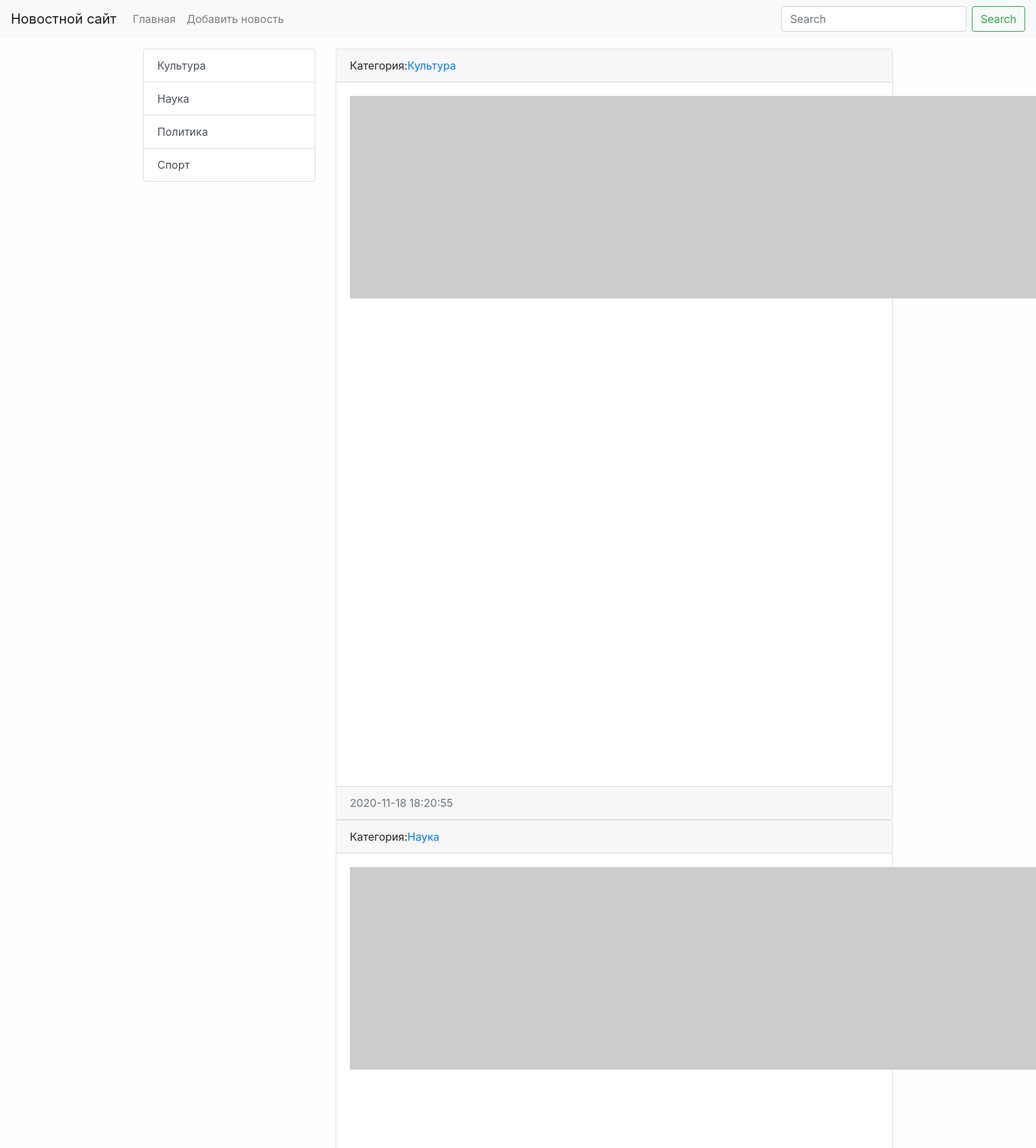
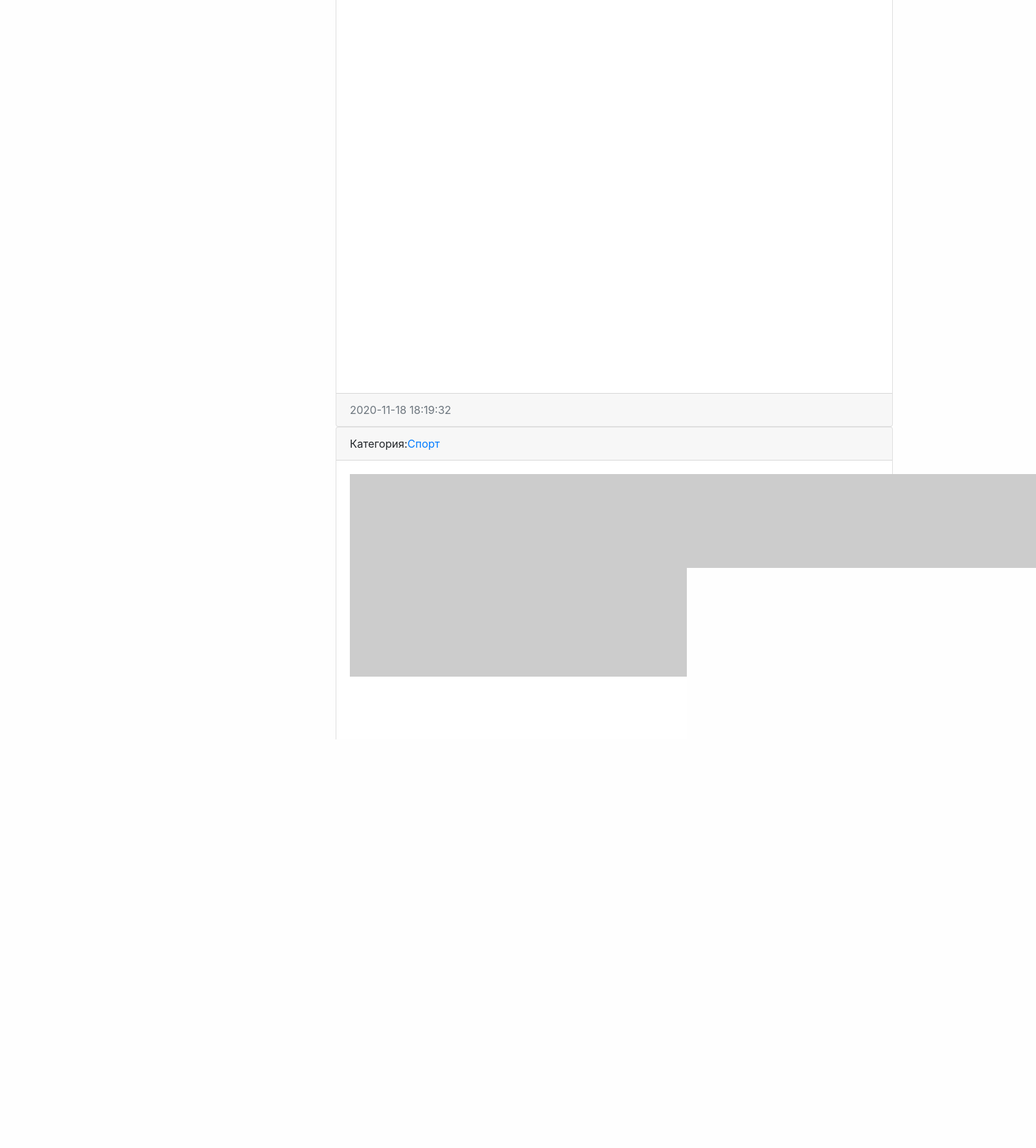
The page / (upper part) on the database its author committed (2 pictures, top to bottom).
### news/models.py (models this page shows, shortened)
class Category(models.Model):
    title = models.CharField(max_length=150, db_index=True)
    def get_absolute_url(self):
        return reverse('category', kwargs={'category_id': self.pk})
    def __str__(self):
        return self.title
    class Meta:
        verbose_name = 'Категория'
        verbose_name_plural = 'Категории'
        ordering = ['title']

class News(models.Model):
    title = models.CharField(max_length=150, verbose_name='Наименование')
    content = models.TextField(blank=True, verbose_name='Контент')
    created_at = models.DateTimeField(auto_now_add=True, verbose_name='Создано')
    updated_at = models.DateTimeField(auto_now=True, verbose_name='Обновлено')
    photo = models.ImageField(upload_to='photo/%Y/%m/%d/', verbose_name='Фото', blank=True)
    is_published = models.BooleanField(default=True, verbose_name='Опубликовано')
    category = models.ForeignKey('Category', on_delete=models.PROTECT, null=True, verbose_name='Категория')
    class Meta:
        verbose_name = 'Новость'
        verbose_name_plural = 'Новости'
        ordering = ['-created_at']

### news/views.py (the view)
# urls.py: path('',index, name='home'),
def index(request):
    print(request)
    news = News.objects.all()
    context = {
        'news': news,
        'title': 'Список новостей',
    }
    return render(request, 'news/index.html', context=context)

### news/templatetags/news_tags.py (called while the page is built)
@register.simple_tag(name='get_list_categories')
def get_categories():
    return Category.objects.all()

@register.inclusion_tag('news/list_categories.html')
def show_categories():
    categories = Category.objects.all()
    return {'categories': categories}

### news/templates/news/index.html (shortened to what this page needs)
{% extends 'base.html' %}
{% block sitebar %}
{% include 'inc/_sidebar.html' %}
{% endblock %}
{% block content %}
{% for item in news %}
<div class="card bm-3">
  <div class="card-header">
    Категория:<a href="{% url 'category' item.category.pk %}">{{ item.category }}</a>
  </div>
  <div class="card-body">
    <div class="media">
      {% if item.photo %}
      <img src="{{ item.photo.url }}" alt="" width="300" class="mr-3">
      {% else %}
      <img src="https://picsum.photos/id/1060/300/235/?blur=2" alt="" class="mr-3">
      {% endif %}
    </div>
  </div>
  <div class="card-footer text-muted">
    {{ item.created_at|date:"Y-m-d H:i:s" }}
  </div>
</div>
{% endfor %}
{% endblock %}

### news/templates/news/list_categories.html
<div class="list-group">
  {% for item in categories %}
  <a href=" {{ item.get_absolute_url }}" class="list-group-item list-group-item-action">{{ item.title }}</a>
  {% endfor %}
</div>

### mysite/static/css/style.css (style rules this page uses)
body { background-color: #fefefe; }

### rows shown on the page
Category: title "Культура"
Category: title "Наука"
Category: title "Политика"
Category: title "Спорт"
News: category "Культура", created_at "2020-11-18 18:20:55"
News: category "Наука", created_at "2020-11-18 18:19:32"
News: category "Спорт"
